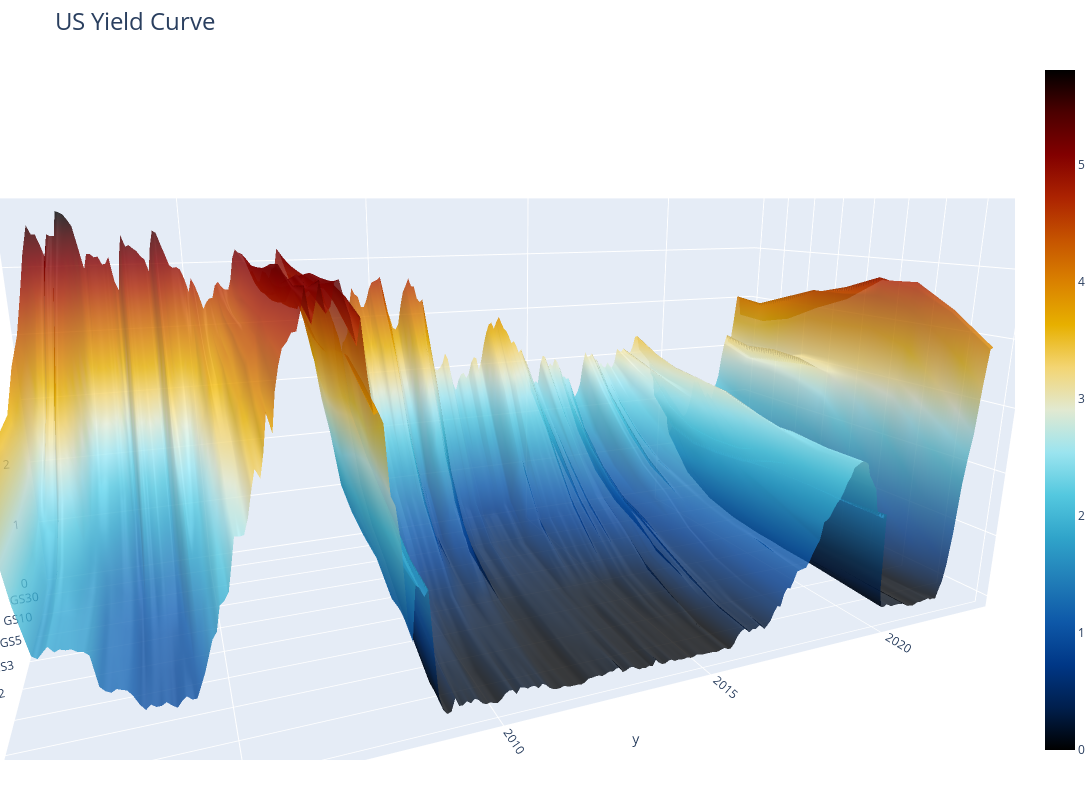

Notebook code for this chart:
### Code cell
import plotly.graph_objects as go

fig = go.Figure(data=[go.Surface(x=tickers,
                                 y=df.index,
                                 z=df.values,
                                 opacity=0.8,
                                 connectgaps=True,
                                 colorscale='icefire', 
                                 showscale=True, 
                                 reversescale=False
                                )
                     ]
               )

fig.update_layout(title='US Yield Curve',
                  title_font=dict(size = 24),
                  autosize=True,
                  width=1600,
                  height=800,
                 scene = {"aspectratio": {"x": 1, "y": 2.2, "z": 1},
                          'camera': {'eye':{'x': 2, 'y':0.4, 'z': 0.8}}
                         },
                  margin=dict(l=0, r=0, b=40, t=60),
                 )

fig.show()

### Figure 1 — Plotly figure (JSON) as saved in the notebook; plotly's stock layout.template omitted (floating-point values rounded to 4 significant figures; data arrays with more than 128 entries replaced by an {"elided": "..."} marker saying what was removed)
{"data": [{"colorscale": [[0, "#000000"], [0.0625, "#001f4d"], [0.125, "#003786"], [0.1875, "#0e58a8"], [0.25, "#217eb8"], [0.3125, "#30a4ca"], [0.375, "#54c8df"], [0.4375, "#9be4ef"], [0.5, "#e1e9d1"], [0.5625, "#f3d573"], [0.625, "#e7b000"], [0.6875, "#da8200"], [0.75, "#c65400"], [0.8125, "#ac2301"], [0.875, "#820000"], [0.9375, "#4c0000"], [1, "#000000"]], "connectgaps": true, "opacity": 0.8, "reversescale": false, "showscale": true, "type": "surface", "x": ["GS30", "GS10", "GS5", "GS3", "GS2", "GS1", "GS6m", "GS3m", "GS1m"], "y": {"elided": "258 str values"}, "z": {"elided": "258x9 float values"}}], "layout": {"autosize": true, "height": 800, "margin": {"b": 40, "l": 0, "r": 0, "t": 60}, "scene": {"aspectratio": {"x": 1, "y": 2.2, "z": 1}, "camera": {"center": {"x": 0, "y": 0, "z": 0}, "eye": {"x": 1.847, "y": -0.7572, "z": 0.5}, "projection": {"type": "perspective"}, "up": {"x": -0.0003638, "y": -0.001209, "z": 1.0}}}, "title": {"font": {"size": 24}, "text": "US Yield Curve"}, "width": 1600}}
